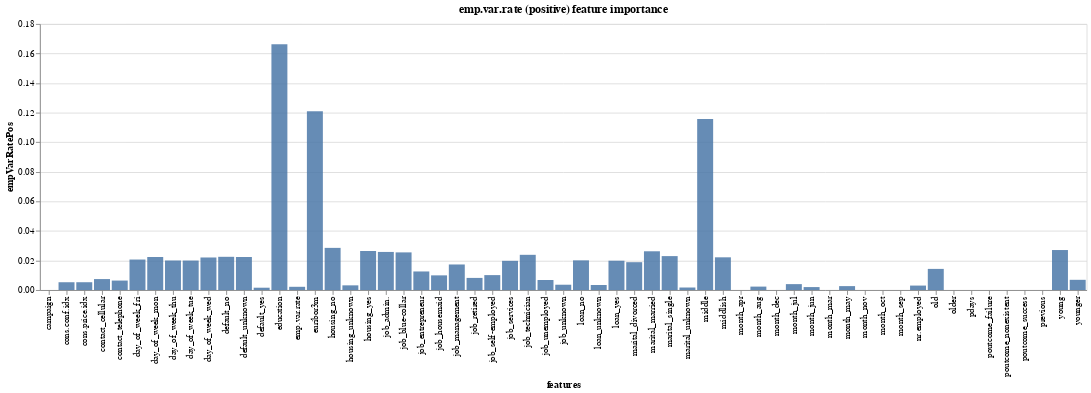

The code cell stored with this chart in its notebook:
### Markdown cell above
### Feature Imp Data

### Code cell
alt.Chart(feature_imp__data).mark_bar(opacity=0.85).encode(
    x="features",
    y="empVarRatePos"
).properties(
    # width=300,
    # height=200,
    title={'text': 'emp.var.rate (positive) feature importance'}
)

### Figure 1 — Vega-Lite specification as saved in the notebook (floating-point values rounded to 4 significant figures)
{"config": {"view": {"continuousWidth": 400, "continuousHeight": 300}}, "data": {"name": "data-5a50e6f061f38fa5d34de24352a73334"}, "mark": {"type": "bar", "opacity": 0.85}, "encoding": {"x": {"field": "features", "type": "nominal"}, "y": {"field": "empVarRatePos", "type": "quantitative"}}, "title": {"text": "emp.var.rate (positive) feature importance"}, "$schema": "https://vega.github.io/schema/vega-lite/v4.17.0.json", "datasets": {"data-5a50e6f061f38fa5d34de24352a73334": [{"features": "campaign", "empVarRatePos": 0.0, "empVarRateNeg": 0.0785, "consPriceIdxGreater": 0.1084, "consPriceIdxLess": 0.09899, "consConfIdxGreater": 0.07958, "consConfIdxLess": 0.123, "consConfIdxNeg": 0.101, "euribor3mGreater": 0.1596, "euribor3mLess": 0.07934, "nr.employedGreater": 0.1567, "nr.employedLess": 0.07848}, {"features": "cons.conf.idx", "empVarRatePos": 0.005287, "empVarRateNeg": 0.06641, "consPriceIdxGreater": 0.01429, "consPriceIdxLess": 0.03489, "consConfIdxGreater": 0.03024, "consConfIdxLess": 0.02584, "consConfIdxNeg": 0.03252, "euribor3mGreater": 0.005433, "euribor3mLess": 0.05838, "nr.employedGreater": 0.006036, "nr.employedLess": 0.04984}, {"features": "cons.price.idx", "empVarRatePos": 0.005294, "empVarRateNeg": 0.03968, "consPriceIdxGreater": 0.01538, "consPriceIdxLess": 0.03481, "consConfIdxGreater": 0.0271, "consConfIdxLess": 0.01964, "consConfIdxNeg": 0.02161, "euribor3mGreater": 0.008056, "euribor3mLess": 0.02537, "nr.employedGreater": 0.008564, "nr.employedLess": 0.02948}, {"features": "contact_cellular", "empVarRatePos": 0.007431, "empVarRateNeg": 0.01007, "consPriceIdxGreater": 0.01538, "consPriceIdxLess": 0.007418, "consConfIdxGreater": 0.01167, "consConfIdxLess": 0.008978, "consConfIdxNeg": 0.01012, "euribor3mGreater": 0.006364, "euribor3mLess": 0.01044, "nr.employedGreater": 0.005554, "nr.employedLess": 0.0115}, {"features": "contact_telephone", "empVarRatePos": 0.006421, "empVarRateNeg": 0.009857, "consPriceIdxGreater": 0.0168, "consPriceIdxLess": 0.007131, "consConfIdxGreater": 0.01312, "consConfIdxLess": 0.0107, "consConfIdxNeg": 0.01275, "euribor3mGreater": 0.004944, "euribor3mLess": 0.01122, "nr.employedGreater": 0.006001, "nr.employedLess": 0.01089}, {"features": "day_of_week_fri", "empVarRatePos": 0.02064, "empVarRateNeg": 0.01455, "consPriceIdxGreater": 0.01346, "consPriceIdxLess": 0.01526, "consConfIdxGreater": 0.01076, "consConfIdxLess": 0.01812, "consConfIdxNeg": 0.01455, "euribor3mGreater": 0.01962, "euribor3mLess": 0.01536, "nr.employedGreater": 0.01996, "nr.employedLess": 0.01553}, {"features": "day_of_week_mon", "empVarRatePos": 0.02234, "empVarRateNeg": 0.01525, "consPriceIdxGreater": 0.01442, "consPriceIdxLess": 0.01586, "consConfIdxGreater": 0.01087, "consConfIdxLess": 0.01867, "consConfIdxNeg": 0.01529, "euribor3mGreater": 0.02147, "euribor3mLess": 0.01751, "nr.employedGreater": 0.02056, "nr.employedLess": 0.01777}, {"features": "day_of_week_thu", "empVarRatePos": 0.01999, "empVarRateNeg": 0.01594, "consPriceIdxGreater": 0.01275, "consPriceIdxLess": 0.01646, "consConfIdxGreater": 0.01093, "consConfIdxLess": 0.01809, "consConfIdxNeg": 0.01402, "euribor3mGreater": 0.01979, "euribor3mLess": 0.01632, "nr.employedGreater": 0.02041, "nr.employedLess": 0.01675}, {"features": "day_of_week_tue", "empVarRatePos": 0.01996, "empVarRateNeg": 0.01443, "consPriceIdxGreater": 0.01234, "consPriceIdxLess": 0.01479, "consConfIdxGreater": 0.01107, "consConfIdxLess": 0.01601, "consConfIdxNeg": 0.01423, "euribor3mGreater": 0.01927, "euribor3mLess": 0.01532, "nr.employedGreater": 0.01936, "nr.employedLess": 0.01526}, {"features": "day_of_week_wed", "empVarRatePos": 0.02202, "empVarRateNeg": 0.0147, "consPriceIdxGreater": 0.01462, "consPriceIdxLess": 0.01509, "consConfIdxGreater": 0.0116, "consConfIdxLess": 0.01779, "consConfIdxNeg": 0.0145, "euribor3mGreater": 0.02016, "euribor3mLess": 0.01565, "nr.employedGreater": 0.02036, "nr.employedLess": 0.01481}, {"features": "default_no", "empVarRatePos": 0.02248, "empVarRateNeg": 0.008309, "consPriceIdxGreater": 0.01498, "consPriceIdxLess": 0.01035, "consConfIdxGreater": 0.01102, "consConfIdxLess": 0.01468, "consConfIdxNeg": 0.01215, "euribor3mGreater": 0.02078, "euribor3mLess": 0.008395, "nr.employedGreater": 0.02011, "nr.employedLess": 0.007773}, {"features": "default_unknown", "empVarRatePos": 0.02235, "empVarRateNeg": 0.007978, "consPriceIdxGreater": 0.01509, "consPriceIdxLess": 0.01074, "consConfIdxGreater": 0.008956, "consConfIdxLess": 0.01368, "consConfIdxNeg": 0.01208, "euribor3mGreater": 0.02027, "euribor3mLess": 0.008395, "nr.employedGreater": 0.02014, "nr.employedLess": 0.008143}, {"features": "default_yes", "empVarRatePos": 0.001587, "empVarRateNeg": 0.0, "consPriceIdxGreater": 0.0, "consPriceIdxLess": 7.95e-06, "consConfIdxGreater": 0.0, "consConfIdxLess": 1.07e-07, "consConfIdxNeg": 5.27e-06, "euribor3mGreater": 4.63e-07, "euribor3mLess": 0.0, "nr.employedGreater": 9.69e-06, "nr.employedLess": 0.0}, {"features": "education", "empVarRatePos": 0.1663, "empVarRateNeg": 0.07355, "consPriceIdxGreater": 0.08604, "consPriceIdxLess": 0.08185, "consConfIdxGreater": 0.05934, "consConfIdxLess": 0.1009, "consConfIdxNeg": 0.08165, "euribor3mGreater": 0.1178, "euribor3mLess": 0.07294, "nr.employedGreater": 0.1197, "nr.employedLess": 0.07196}, {"features": "emp.var.rate", "empVarRatePos": 0.002201, "empVarRateNeg": 0.02476, "consPriceIdxGreater": 0.07927, "consPriceIdxLess": 0.02993, "consConfIdxGreater": 0.1095, "consConfIdxLess": 0.02247, "consConfIdxNeg": 0.0467, "euribor3mGreater": 0.004356, "euribor3mLess": 0.01549, "nr.employedGreater": 0.003787, "nr.employedLess": 0.0117}, {"features": "euribor3m", "empVarRatePos": 0.1209, "empVarRateNeg": 0.1336, "consPriceIdxGreater": 0.1298, "consPriceIdxLess": 0.1343, "consConfIdxGreater": 0.1388, "consConfIdxLess": 0.1244, "consConfIdxNeg": 0.1381, "euribor3mGreater": 0.1096, "euribor3mLess": 0.1335, "nr.employedGreater": 0.1101, "nr.employedLess": 0.1303}, {"features": "housing_no", "empVarRatePos": 0.02852, "empVarRateNeg": 0.02225, "consPriceIdxGreater": 0.01878, "consPriceIdxLess": 0.02384, "consConfIdxGreater": 0.01751, "consConfIdxLess": 0.02424, "consConfIdxNeg": 0.02118, "euribor3mGreater": 0.0284, "euribor3mLess": 0.02125, "nr.employedGreater": 0.02813, "nr.employedLess": 0.02276}, {"features": "housing_unknown", "empVarRatePos": 0.00318, "empVarRateNeg": 0.00291, "consPriceIdxGreater": 0.002092, "consPriceIdxLess": 0.0029, "consConfIdxGreater": 0.001987, "consConfIdxLess": 0.002952, "consConfIdxNeg": 0.00236, "euribor3mGreater": 0.003427, "euribor3mLess": 0.003175, "nr.employedGreater": 0.003539, "nr.employedLess": 0.003264}, {"features": "housing_yes", "empVarRatePos": 0.02641, "empVarRateNeg": 0.02173, "consPriceIdxGreater": 0.01838, "consPriceIdxLess": 0.02379, "consConfIdxGreater": 0.01712, "consConfIdxLess": 0.02472, "consConfIdxNeg": 0.0213, "euribor3mGreater": 0.02845, "euribor3mLess": 0.02124, "nr.employedGreater": 0.02822, "nr.employedLess": 0.02322}, {"features": "job_admin.", "empVarRatePos": 0.02578, "empVarRateNeg": 0.02168, "consPriceIdxGreater": 0.0188, "consPriceIdxLess": 0.02342, "consConfIdxGreater": 0.01523, "consConfIdxLess": 0.02524, "consConfIdxNeg": 0.02078, "euribor3mGreater": 0.02835, "euribor3mLess": 0.02219, "nr.employedGreater": 0.02766, "nr.employedLess": 0.02215}, {"features": "job_blue-collar", "empVarRatePos": 0.02548, "empVarRateNeg": 0.0141, "consPriceIdxGreater": 0.01778, "consPriceIdxLess": 0.01586, "consConfIdxGreater": 0.0102, "consConfIdxLess": 0.02099, "consConfIdxNeg": 0.01636, "euribor3mGreater": 0.02447, "euribor3mLess": 0.01526, "nr.employedGreater": 0.02411, "nr.employedLess": 0.01401}, {"features": "job_entrepreneur", "empVarRatePos": 0.01257, "empVarRateNeg": 0.007338, "consPriceIdxGreater": 0.007698, "consPriceIdxLess": 0.007532, "consConfIdxGreater": 0.00461, "consConfIdxLess": 0.01031, "consConfIdxNeg": 0.007541, "euribor3mGreater": 0.01159, "euribor3mLess": 0.005924, "nr.employedGreater": 0.01103, "nr.employedLess": 0.006311}, {"features": "job_housemaid", "empVarRatePos": 0.009941, "empVarRateNeg": 0.005179, "consPriceIdxGreater": 0.005355, "consPriceIdxLess": 0.005293, "consConfIdxGreater": 0.004515, "consConfIdxLess": 0.005137, "consConfIdxNeg": 0.005098, "euribor3mGreater": 0.007618, "euribor3mLess": 0.004213, "nr.employedGreater": 0.007911, "nr.employedLess": 0.00466}, {"features": "job_management", "empVarRatePos": 0.0173, "empVarRateNeg": 0.01148, "consPriceIdxGreater": 0.009966, "consPriceIdxLess": 0.01253, "consConfIdxGreater": 0.008045, "consConfIdxLess": 0.01376, "consConfIdxNeg": 0.01077, "euribor3mGreater": 0.01651, "euribor3mLess": 0.0106, "nr.employedGreater": 0.01606, "nr.employedLess": 0.01057}, {"features": "job_retired", "empVarRatePos": 0.008209, "empVarRateNeg": 0.008714, "consPriceIdxGreater": 0.006101, "consPriceIdxLess": 0.006964, "consConfIdxGreater": 0.00581, "consConfIdxLess": 0.006668, "consConfIdxNeg": 0.006246, "euribor3mGreater": 0.006944, "euribor3mLess": 0.007821, "nr.employedGreater": 0.006638, "nr.employedLess": 0.008747}, {"features": "job_self-employed", "empVarRatePos": 0.01011, "empVarRateNeg": 0.007659, "consPriceIdxGreater": 0.00608, "consPriceIdxLess": 0.008444, "consConfIdxGreater": 0.005325, "consConfIdxLess": 0.009903, "consConfIdxNeg": 0.007778, "euribor3mGreater": 0.01031, "euribor3mLess": 0.007214, "nr.employedGreater": 0.01061, "nr.employedLess": 0.008453}, {"features": "job_services", "empVarRatePos": 0.01977, "empVarRateNeg": 0.01135, "consPriceIdxGreater": 0.01367, "consPriceIdxLess": 0.01179, "consConfIdxGreater": 0.008177, "consConfIdxLess": 0.01552, "consConfIdxNeg": 0.01261, "euribor3mGreater": 0.01802, "euribor3mLess": 0.01126, "nr.employedGreater": 0.01732, "nr.employedLess": 0.01125}, {"features": "job_technician", "empVarRatePos": 0.02383, "empVarRateNeg": 0.01706, "consPriceIdxGreater": 0.01548, "consPriceIdxLess": 0.01816, "consConfIdxGreater": 0.01352, "consConfIdxLess": 0.01885, "consConfIdxNeg": 0.01678, "euribor3mGreater": 0.02334, "euribor3mLess": 0.01702, "nr.employedGreater": 0.02313, "nr.employedLess": 0.01781}, {"features": "job_unemployed", "empVarRatePos": 0.006782, "empVarRateNeg": 0.005472, "consPriceIdxGreater": 0.005009, "consPriceIdxLess": 0.005069, "consConfIdxGreater": 0.003982, "consConfIdxLess": 0.005783, "consConfIdxNeg": 0.00491, "euribor3mGreater": 0.006408, "euribor3mLess": 0.005547, "nr.employedGreater": 0.00685, "nr.employedLess": 0.005791}, {"features": "job_unknown", "empVarRatePos": 0.003603, "empVarRateNeg": 0.00178, "consPriceIdxGreater": 0.002292, "consPriceIdxLess": 0.001458, "consConfIdxGreater": 0.001912, "consConfIdxLess": 0.002156, "consConfIdxNeg": 0.001974, "euribor3mGreater": 0.003098, "euribor3mLess": 0.00226, "nr.employedGreater": 0.002798, "nr.employedLess": 0.002254}, {"features": "loan_no", "empVarRatePos": 0.02009, "empVarRateNeg": 0.01477, "consPriceIdxGreater": 0.01377, "consPriceIdxLess": 0.01594, "consConfIdxGreater": 0.01049, "consConfIdxLess": 0.01775, "consConfIdxNeg": 0.01403, "euribor3mGreater": 0.01987, "euribor3mLess": 0.01527, "nr.employedGreater": 0.02019, "nr.employedLess": 0.01546}, {"features": "loan_unknown", "empVarRatePos": 0.003433, "empVarRateNeg": 0.002947, "consPriceIdxGreater": 0.001968, "consPriceIdxLess": 0.002871, "consConfIdxGreater": 0.002026, "consConfIdxLess": 0.002922, "consConfIdxNeg": 0.002535, "euribor3mGreater": 0.003222, "euribor3mLess": 0.003137, "nr.employedGreater": 0.003182, "nr.employedLess": 0.003254}, {"features": "loan_yes", "empVarRatePos": 0.01985, "empVarRateNeg": 0.01468, "consPriceIdxGreater": 0.0132, "consPriceIdxLess": 0.01521, "consConfIdxGreater": 0.0101, "consConfIdxLess": 0.01696, "consConfIdxNeg": 0.01397, "euribor3mGreater": 0.01988, "euribor3mLess": 0.01477, "nr.employedGreater": 0.02004, "nr.employedLess": 0.01461}, {"features": "marital_divorced", "empVarRatePos": 0.01885, "empVarRateNeg": 0.01185, "consPriceIdxGreater": 0.01194, "consPriceIdxLess": 0.01254, "consConfIdxGreater": 0.009246, "consConfIdxLess": 0.01456, "consConfIdxNeg": 0.01179, "euribor3mGreater": 0.01746, "euribor3mLess": 0.01141, "nr.employedGreater": 0.0177, "nr.employedLess": 0.01173}, {"features": "marital_married", "empVarRatePos": 0.02623, "empVarRateNeg": 0.01811, "consPriceIdxGreater": 0.01769, "consPriceIdxLess": 0.01922, "consConfIdxGreater": 0.01448, "consConfIdxLess": 0.02242, "consConfIdxNeg": 0.0179, "euribor3mGreater": 0.02485, "euribor3mLess": 0.01981, "nr.employedGreater": 0.02634, "nr.employedLess": 0.01973}, {"features": "marital_single", "empVarRatePos": 0.02296, "empVarRateNeg": 0.01665, "consPriceIdxGreater": 0.01478, "consPriceIdxLess": 0.0177, "consConfIdxGreater": 0.01307, "consConfIdxLess": 0.02007, "consConfIdxNeg": 0.01554, "euribor3mGreater": 0.02077, "euribor3mLess": 0.01766, "nr.employedGreater": 0.02147, "nr.employedLess": 0.01881}, {"features": "marital_unknown", "empVarRatePos": 0.001718, "empVarRateNeg": 0.0005623, "consPriceIdxGreater": 0.0008368, "consPriceIdxLess": 0.001166, "consConfIdxGreater": 0.0008364, "consConfIdxLess": 0.0009135, "consConfIdxNeg": 0.0008805, "euribor3mGreater": 0.001203, "euribor3mLess": 0.0007959, "nr.employedGreater": 0.001153, "nr.employedLess": 0.0007092}, {"features": "middle", "empVarRatePos": 0.1157, "empVarRateNeg": 0.01761, "consPriceIdxGreater": 0.01821, "consPriceIdxLess": 0.02137, "consConfIdxGreater": 0.01568, "consConfIdxLess": 0.02208, "consConfIdxNeg": 0.01913, "euribor3mGreater": 0.02608, "euribor3mLess": 0.01812, "nr.employedGreater": 0.02726, "nr.employedLess": 0.01887}, {"features": "middlish", "empVarRatePos": 0.02214, "empVarRateNeg": 0.01419, "consPriceIdxGreater": 0.01438, "consPriceIdxLess": 0.01627, "consConfIdxGreater": 0.0133, "consConfIdxLess": 0.01667, "consConfIdxNeg": 0.01443, "euribor3mGreater": 0.01844, "euribor3mLess": 0.01478, "nr.employedGreater": 0.01961, "nr.employedLess": 0.01438}, {"features": "month_apr", "empVarRatePos": 0.0, "empVarRateNeg": 0.0, "consPriceIdxGreater": 0.001094, "consPriceIdxLess": 0.003843, "consConfIdxGreater": 0.001396, "consConfIdxLess": 0.005284, "consConfIdxNeg": 0.002591, "euribor3mGreater": 0.0, "euribor3mLess": 0.004703, "nr.employedGreater": 0.0, "nr.employedLess": 0.005334}, {"features": "month_aug", "empVarRatePos": 0.002333, "empVarRateNeg": 0.002294, "consPriceIdxGreater": 0.0007876, "consPriceIdxLess": 0.004221, "consConfIdxGreater": 0.007226, "consConfIdxLess": 0.0, "consConfIdxNeg": 0.002279, "euribor3mGreater": 0.001988, "euribor3mLess": 0.002669, "nr.employedGreater": 0.001929, "nr.employedLess": 0.002407}, {"features": "month_dec", "empVarRatePos": 0.0, "empVarRateNeg": 0.0, "consPriceIdxGreater": 0.0, "consPriceIdxLess": 0.0009835, "consConfIdxGreater": 0.0007701, "consConfIdxLess": 4.67e-05, "consConfIdxNeg": 0.0004509, "euribor3mGreater": 1.13e-05, "euribor3mLess": 0.0009746, "nr.employedGreater": 6.48e-05, "nr.employedLess": 0.001049}, {"features": "month_jul", "empVarRatePos": 0.004004, "empVarRateNeg": 0.002694, "consPriceIdxGreater": 0.005274, "consPriceIdxLess": 0.0008171, "consConfIdxGreater": 0.004701, "consConfIdxLess": 0.002416, "consConfIdxNeg": 0.002294, "euribor3mGreater": 0.00302, "euribor3mLess": 0.002485, "nr.employedGreater": 0.003061, "nr.employedLess": 0.002577}, {"features": "month_jun", "empVarRatePos": 0.002012, "empVarRateNeg": 0.003703, "consPriceIdxGreater": 0.002259, "consPriceIdxLess": 0.006882, "consConfIdxGreater": 0.001348, "consConfIdxLess": 0.003624, "consConfIdxNeg": 0.002527, "euribor3mGreater": 0.001754, "euribor3mLess": 0.003904, "nr.employedGreater": 0.001552, "nr.employedLess": 0.003487}, {"features": "month_mar", "empVarRatePos": 0.0, "empVarRateNeg": 0.0, "consPriceIdxGreater": 0.0, "consPriceIdxLess": 0.008986, "consConfIdxGreater": 0.001159, "consConfIdxLess": 0.004088, "consConfIdxNeg": 0.003227, "euribor3mGreater": 0.0, "euribor3mLess": 0.005854, "nr.employedGreater": 0.0, "nr.employedLess": 0.004702}, {"features": "month_may", "empVarRatePos": 0.002663, "empVarRateNeg": 0.01494, "consPriceIdxGreater": 0.004822, "consPriceIdxLess": 0.009014, "consConfIdxGreater": 0.01372, "consConfIdxLess": 0.01034, "consConfIdxNeg": 0.008643, "euribor3mGreater": 0.004588, "euribor3mLess": 0.02096, "nr.employedGreater": 0.00347, "nr.employedLess": 0.02939}, {"features": "month_nov", "empVarRatePos": 0.0, "empVarRateNeg": 0.0, "consPriceIdxGreater": 0.0003893, "consPriceIdxLess": 0.002567, "consConfIdxGreater": 0.00136, "consConfIdxLess": 0.002038, "consConfIdxNeg": 0.001812, "euribor3mGreater": 0.00171, "euribor3mLess": 0.002326, "nr.employedGreater": 0.001334, "nr.employedLess": 0.002547}, {"features": "month_oct", "empVarRatePos": 0.0, "empVarRateNeg": 0.0, "consPriceIdxGreater": 0.004557, "consPriceIdxLess": 0.002358, "consConfIdxGreater": 0.004656, "consConfIdxLess": 0.0009133, "consConfIdxNeg": 0.005295, "euribor3mGreater": 0.007393, "euribor3mLess": 0.002537, "nr.employedGreater": 0.006407, "nr.employedLess": 0.002499}, {"features": "month_sep", "empVarRatePos": 0.0, "empVarRateNeg": 0.0, "consPriceIdxGreater": 0.001786, "consPriceIdxLess": 0.0007548, "consConfIdxGreater": 0.003091, "consConfIdxLess": 0.0, "consConfIdxNeg": 0.001872, "euribor3mGreater": 0.0, "euribor3mLess": 0.002278, "nr.employedGreater": 0.0, "nr.employedLess": 0.00233}, {"features": "nr.employed", "empVarRatePos": 0.003027, "empVarRateNeg": 0.0627, "consPriceIdxGreater": 0.06077, "consPriceIdxLess": 0.0482, "consConfIdxGreater": 0.0843, "consConfIdxLess": 0.01827, "consConfIdxNeg": 0.06035, "euribor3mGreater": 0.006649, "euribor3mLess": 0.04135, "nr.employedGreater": 0.006797, "nr.employedLess": 0.03996}, {"features": "old", "empVarRatePos": 0.01431, "empVarRateNeg": 0.01025, "consPriceIdxGreater": 0.008514, "consPriceIdxLess": 0.009921, "consConfIdxGreater": 0.007985, "consConfIdxLess": 0.009985, "consConfIdxNeg": 0.008763, "euribor3mGreater": 0.01201, "euribor3mLess": 0.00977, "nr.employedGreater": 0.01241, "nr.employedLess": 0.0109}, {"features": "older", "empVarRatePos": 0.0, "empVarRateNeg": 0.0, "consPriceIdxGreater": 0.0021, "consPriceIdxLess": 0.004027, "consConfIdxGreater": 0.004586, "consConfIdxLess": 0.00173, "consConfIdxNeg": 0.00362, "euribor3mGreater": 0.0, "euribor3mLess": 0.005754, "nr.employedGreater": 0.0, "nr.employedLess": 0.00643}, {"features": "pdays", "empVarRatePos": 0.0, "empVarRateNeg": 0.04222, "consPriceIdxGreater": 0.01574, "consPriceIdxLess": 0.01339, "consConfIdxGreater": 0.01877, "consConfIdxLess": 0.008875, "consConfIdxNeg": 0.02227, "euribor3mGreater": 0.0006452, "euribor3mLess": 0.02664, "nr.employedGreater": 0.0005078, "nr.employedLess": 0.02838}, {"features": "poutcome_failure", "empVarRatePos": 0.0, "empVarRateNeg": 0.0, "consPriceIdxGreater": 0.002451, "consPriceIdxLess": 0.008857, "consConfIdxGreater": 0.004926, "consConfIdxLess": 0.007688, "consConfIdxNeg": 0.005451, "euribor3mGreater": 0.001522, "euribor3mLess": 0.01203, "nr.employedGreater": 0.001608, "nr.employedLess": 0.01174}, {"features": "poutcome_nonexistent", "empVarRatePos": 0.0, "empVarRateNeg": 0.01383, "consPriceIdxGreater": 0.01118, "consPriceIdxLess": 0.007307, "consConfIdxGreater": 0.02495, "consConfIdxLess": 0.00597, "consConfIdxNeg": 0.007526, "euribor3mGreater": 0.001466, "euribor3mLess": 0.009491, "nr.employedGreater": 0.001736, "nr.employedLess": 0.009405}, {"features": "poutcome_success", "empVarRatePos": 0.0, "empVarRateNeg": 0.0, "consPriceIdxGreater": 0.01354, "consPriceIdxLess": 0.01295, "consConfIdxGreater": 0.01807, "consConfIdxLess": 0.009177, "consConfIdxNeg": 0.017, "euribor3mGreater": 0.0003027, "euribor3mLess": 0.02328, "nr.employedGreater": 0.0002449, "nr.employedLess": 0.02025}, {"features": "previous", "empVarRatePos": 9.24e-06, "empVarRateNeg": 0.02302, "consPriceIdxGreater": 0.02344, "consPriceIdxLess": 0.01109, "consConfIdxGreater": 0.02476, "consConfIdxLess": 0.008334, "consConfIdxNeg": 0.01287, "euribor3mGreater": 0.001476, "euribor3mLess": 0.0191, "nr.employedGreater": 0.001569, "nr.employedLess": 0.0177}, {"features": "young", "empVarRatePos": 0.02707, "empVarRateNeg": 0.01898, "consPriceIdxGreater": 0.01761, "consPriceIdxLess": 0.02034, "consConfIdxGreater": 0.01624, "consConfIdxLess": 0.02036, "consConfIdxNeg": 0.01778, "euribor3mGreater": 0.02307, "euribor3mLess": 0.02009, "nr.employedGreater": 0.02301, "nr.employedLess": 0.0204}, {"features": "younger", "empVarRatePos": 0.006922, "empVarRateNeg": 0.007697, "consPriceIdxGreater": 0.006458, "consPriceIdxLess": 0.006248, "consConfIdxGreater": 0.004325, "consConfIdxLess": 0.007296, "consConfIdxNeg": 0.006132, "euribor3mGreater": 0.006128, "euribor3mLess": 0.009442, "nr.employedGreater": 0.006001, "nr.employedLess": 0.009545}]}}
